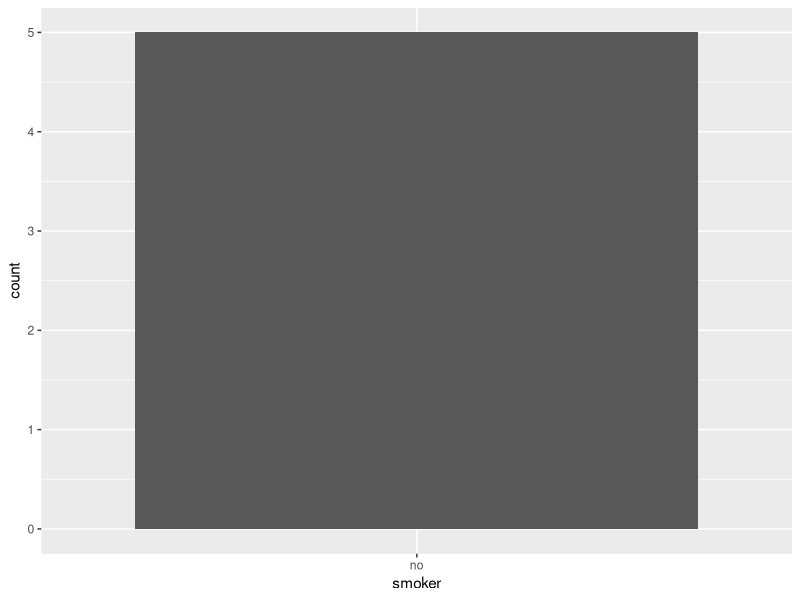
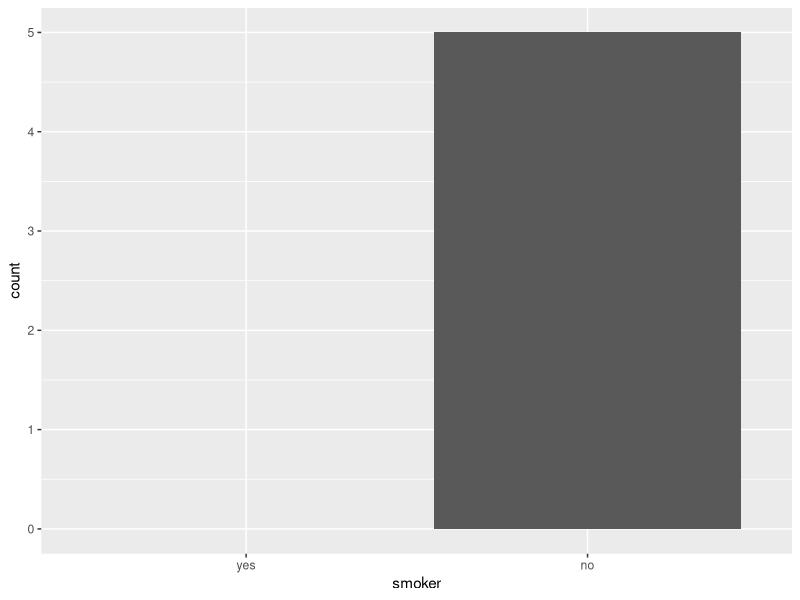

Reproduce these figures in R, in order.
#DTA250 - Fall 2023
#JJ

# Dealing with missing values ----

## Introduction ----

#TODO
# load the tidyverse package using the library() function
library(tidyverse)

## Explicit missing values ----
# Explicit missing values are values that are explicitly marked as missing.

### Last observation carried forward ----

#TODO
# Run the following code
treatment <- tribble(
  ~person,           ~treatment, ~response,
  "Derrick Whitmore", 1,         7,
  NA,                 2,         10,
  NA,                 3,         NA,
  "Katherine Burke",  1,         4
)
# Huh, what is tribble?
# Check the "tribble" note on CANVAS
# notice the ~ next to the column names. This basically tells R that these 
# values are the column names.


#TODO
# use the fill() and everything() functions to fill the missing values
# the fill() function will fill the missing values with the last non-missing 
# value
# the everything() function will select all columns
treatment |> fill(everything())


### Fixed values ----

#TODO
# Run the following code
x <- c(1, 4, 5, 7, NA)
# Notice that the last element in the vector x is NA
# Use the function coalesce() to fill replace the NA element with 0
coalesce(x, 0)

# or the dplyr approach
x |> coalesce(0)

#TODO
# Run the following code
x <- c(1, 4, 5, 7, NA, 9, NA)
# Now there are two NAs at the end
# Try again with the coalesce() function and replace NA with 0
coalesce(x, 0)
# or
x |> coalesce(0)

### Convert values to NA
# Run the follwing code
x <- c(1, 4, 5, 7, -99)
# Obviously the -99 is an odd number in there. Sometimes, it is better to remove
# these odd numbers and replace them with NA.
# use the na_if() function to replace the number -99 with NA
na_if(x, -99)

# or
x |> na_if(-99)

# and if you want to replace NAs with 0
x |> na_if(-99) |> coalesce(0)

# The reason we convert negative values to NAs because imagine if you have too many of them
# as in this example
x <- c(1, 2, -50, 4, 5, -99, 7, 8, -100, 10)

# Obviously there is a pattern here. The negative values are the odd ones.
# In this case, we convert the negative values to NAs then we fill the NAs with
# right numbers that fits the pattern

x <- ifelse(x < 0, NA,  x)

# Fill the NAs with the right numbers
# This is a bit advanced. We will use a for loop to do so
for (i in 1:length(x)) {
  if (is.na(x[i])) {
    x[i] <- x[i-1] + 1
  }
}

### NaN ----
# Not a number.
# Check the note "NA vs NaN" on CANVAS.

#TODO
# Perform the following operations
# Divide 0 by 0
0/0
# Multiply 0 with Inf
0 * Inf
# Subtract Inf from Inf
Inf - Inf
# Find the sqrt() of -1
sqrt(-1)


## Implicit missing values ----
# Implicit missing values are values that are not explicitly marked as missing.

#TODO
# Run the following code
stocks <- tibble(
  year  = c(2020, 2020, 2020, 2020, 2021, 2021, 2021),
  qtr   = c(   1,    2,    3,    4,    2,    3,    4),
  price = c(1.88, 0.59, 0.35,   NA, 0.92, 0.17, 2.66)
)
# The data has two missing observations. Can you find them?


### Pivoting ----

#TODO
# Use the pivot_wider() function to convert the implicit missing values into
# explicit ones
# follow after me with the code
stocks |>
  pivot_wider(
    names_from = qtr,
    values_from = price
  )

###Complete ----
# Another approach is to use the function complete()

#TODO
# Use the function complete() to o generate explicit missing values by providing
# a set of variables that define the combination of rows that should exist.
stocks |> complete(year, qtr)

#TODO
# Repeat the last TODO
# This time, set the year parameter to be 2019:2021.
stocks |> complete(year = 2019:2020, qtr)


### Joins ----
# Another important way of revealing implicitly missing observations
# using the anti_join() function
# We will discuss Joins thoroughly in the next class.

## Factors and empty groups ----

#TODO
# Run the following code.
health <- tibble(
  name   = c("Ikaia", "Oletta", "Leriah", "Dashay", "Tresaun"),
  smoker = factor(c("no", "no", "no", "no", "no"), levels = c("yes", "no")),
  age    = c(34, 88, 75, 47, 56),
)
# the levels = c("yes", "no") argument tells R that the smoker variable has two
# levels: yes and no. This is important for the next TODO.

# Count the number of smokers using the count() function
# the count() function will count the number of observations in each group
health |> count(smoker)

#TODO
# Repeat the last TODO
# This time, inside the count() function, add the argument .drop = FALSE
# This will tell R to include the empty groups
health |> count(smoker, .drop = FALSE)

#TODO
# Let us explain this using ggplot
# Load the ggplot2 package using the library() function
library(ggplot2)

#TODO
# Run the following code
ggplot(data = health, aes(x = smoker)) +
  geom_bar()


#TODO
# Repeat the last TODO
# This time, add another layer called scale_x_discrete() after geom_bar()
# the scale_x_discrete() function will tell R to use discrete values 
# on the x-axis
# Inside scale_x_discrete set the drop parameter to FALSE
ggplot(data = health, aes(x = smoker)) +
  geom_bar() +
  scale_x_discrete(drop = FALSE)

#TODO
# gropu_by smoker
# inside the group_by() function, set the .drop parameter to FALSE
# then find the following 
# number of patients using the n() function 
# the average age of patients
# the max age of patients
# the min age of patients
# the age standard deviation of patients. use the sd() function for that.
health |>
  group_by(smoker, .drop = FALSE) |>
  summarize(
    n = n(),
    avg_age = mean(age),
    max_age = max(age),
    min_age = min(age),
    sd_age = sd(age)
  )

# or a better approach so that we end up with NA instead of NaN or Inf

health |>
  group_by(smoker) |>
  summarize(
    n = n(),
    avg_age = mean(age),
    max_age = max(age),
    min_age = min(age),
    sd_age = sd(age)
  ) |>
  complete(smoker)
